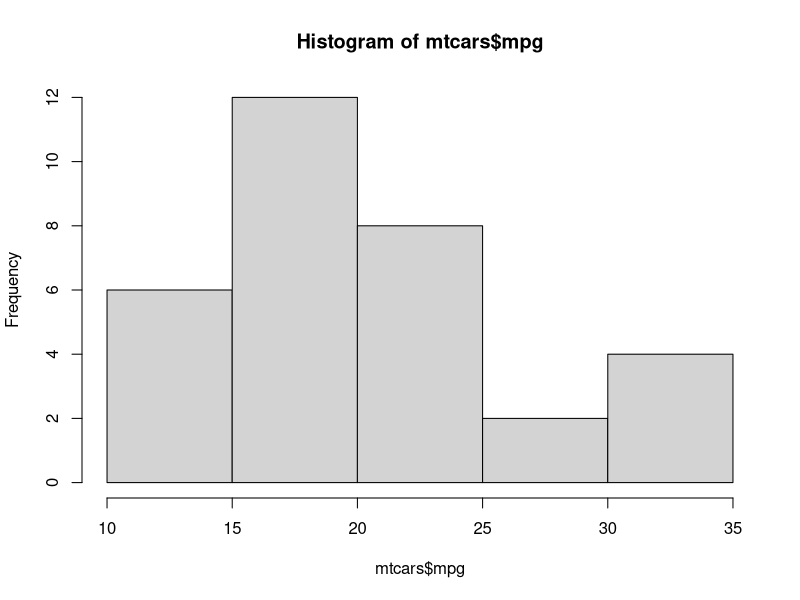
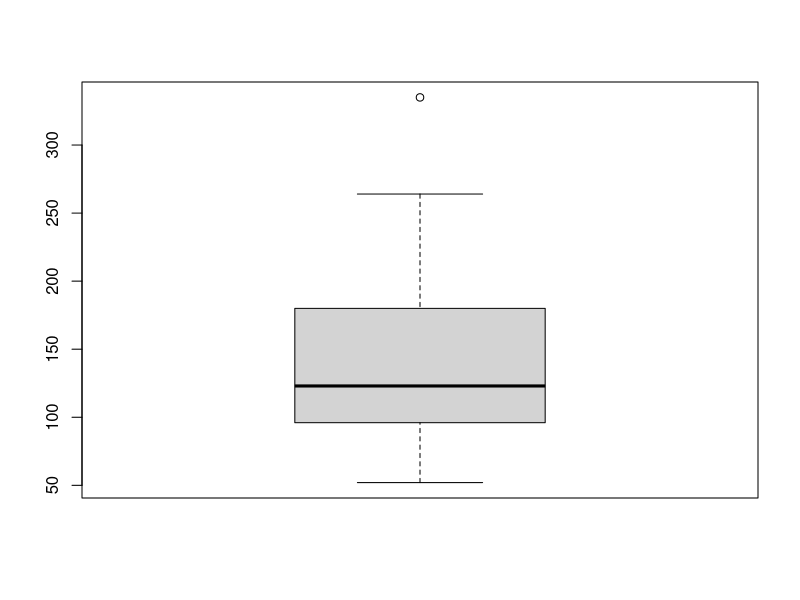
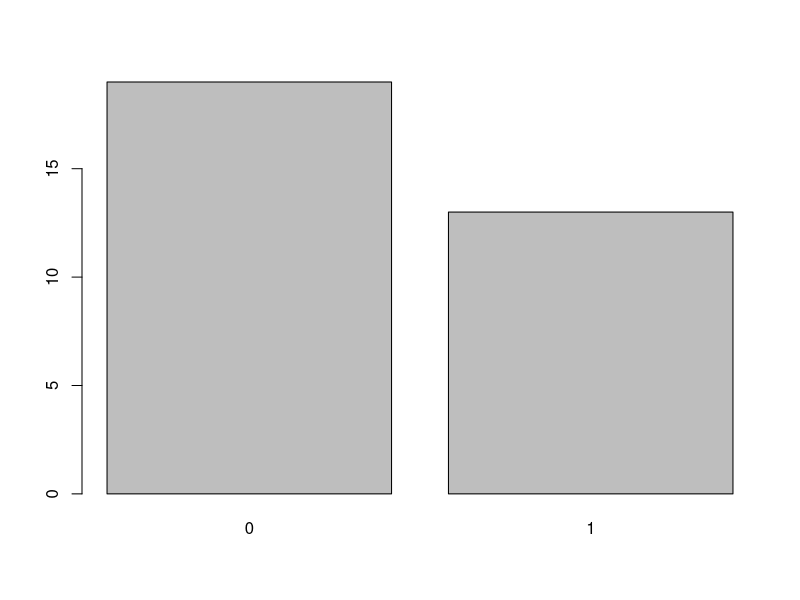
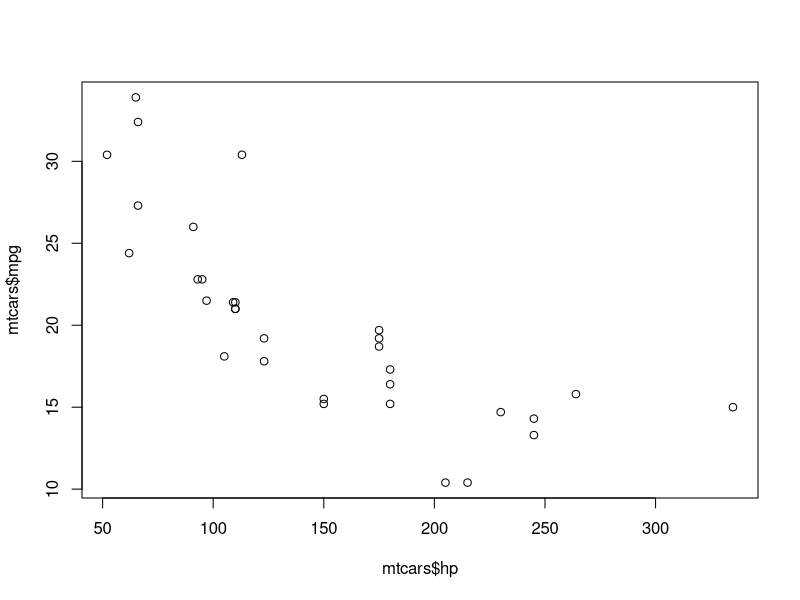
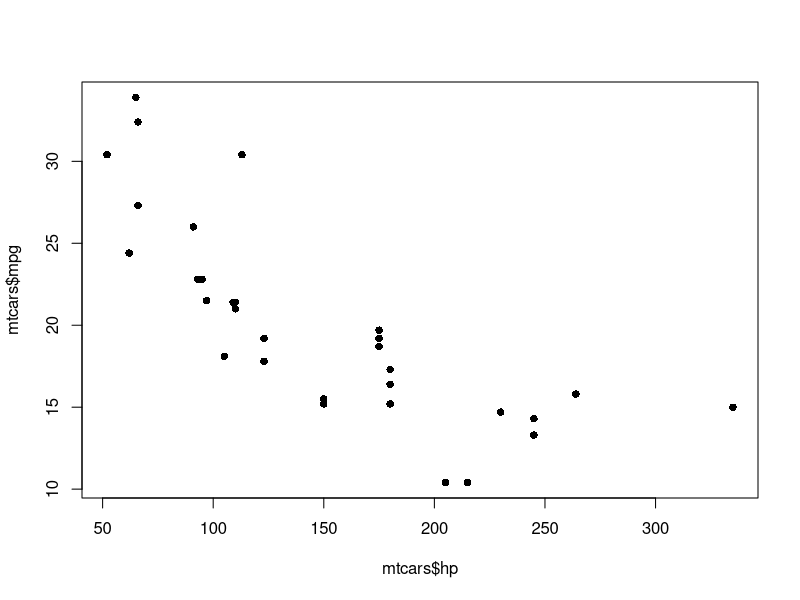
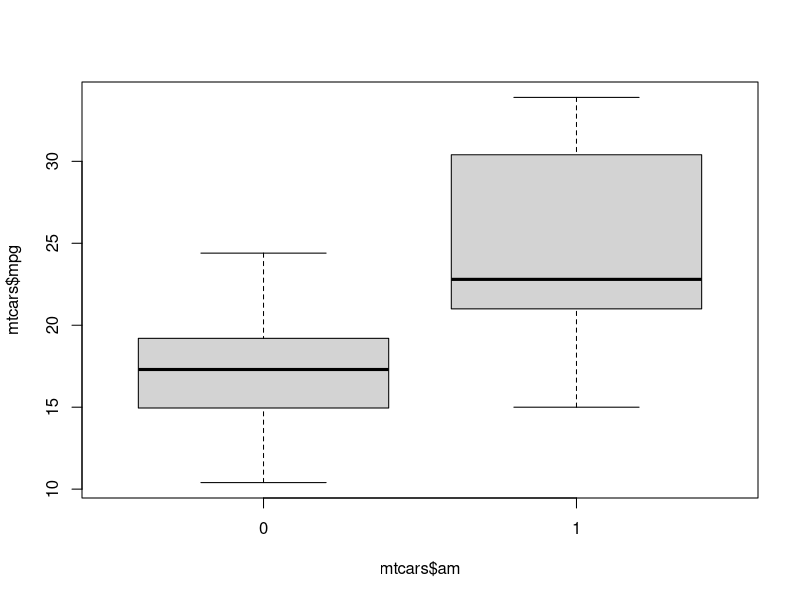
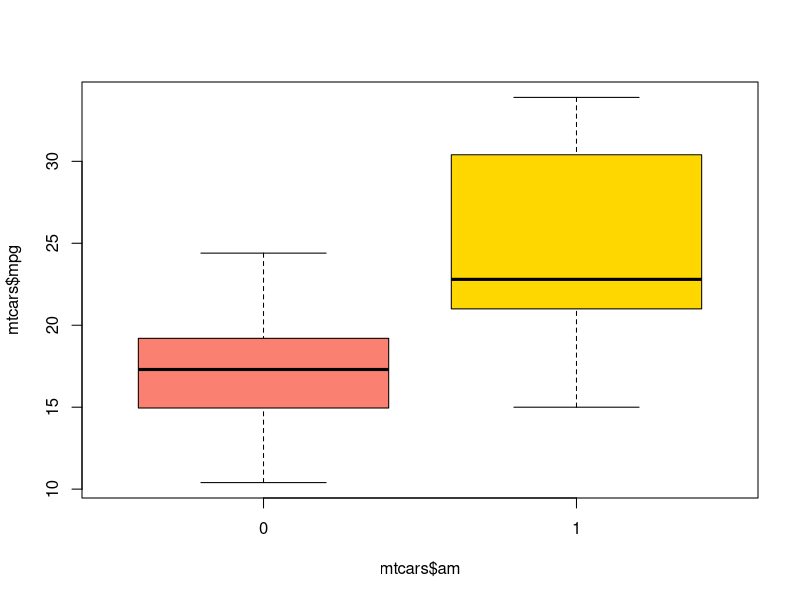
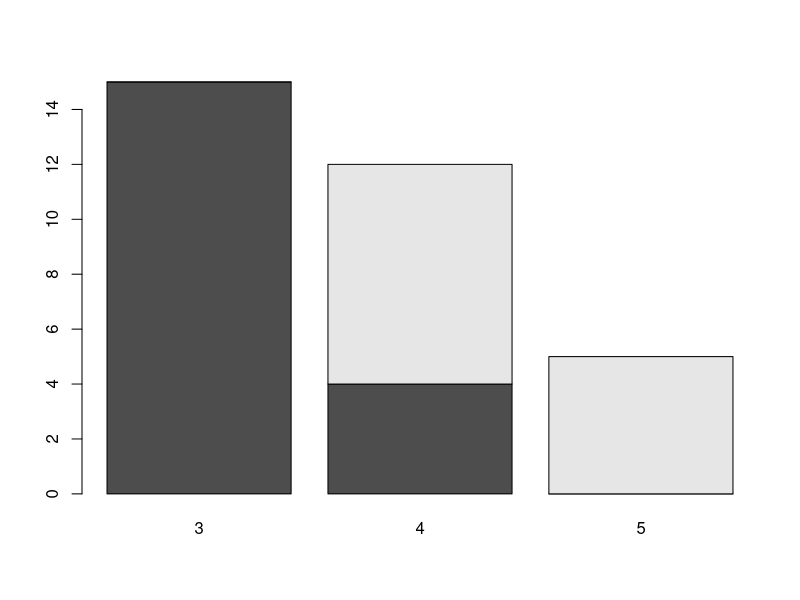

Write R code to recreate these figures, in order.
# Getting Started with R
# https://datarockie.com

# our facebook page
# https://www.facebook.com/datarockie

# example code for EP11-EP16

# basic plots in R
# one variable - numeric
hist(mtcars$mpg)
boxplot(mtcars$hp)

# one variable - factor
t1 <- table(mtcars$am)
barplot(t1)

# two variables - numeric x numeric
plot(mtcars$hp, mtcars$mpg)
plot(mtcars$hp, mtcars$mpg, pch = 16) # change marker plot

# two variables - numeric x factor
boxplot(mtcars$mpg ~ mtcars$am)
boxplot(mtcars$mpg ~ mtcars$am, col = c("salmon","gold")) # add color to plot

# two variables - factor x factor
t2 <- table(mtcars$am, mtcars$gear)
barplot(t2)
barplot(t2, col = c("salmon", "gold")) # change colors
barplot(t2, col = c("salmon", "gold"), legend.text = T) # add legend
barplot(t2, col = c("salmon", "gold"), legend.text = T, horiz = T) # flip chart

# glimpse of ggplot2
install.packages("ggplot2") # install only once
library(ggplot2)
ggplot(mtcars, aes(hp, mpg)) +
  geom_point() +
  geom_smooth(method = "lm")
